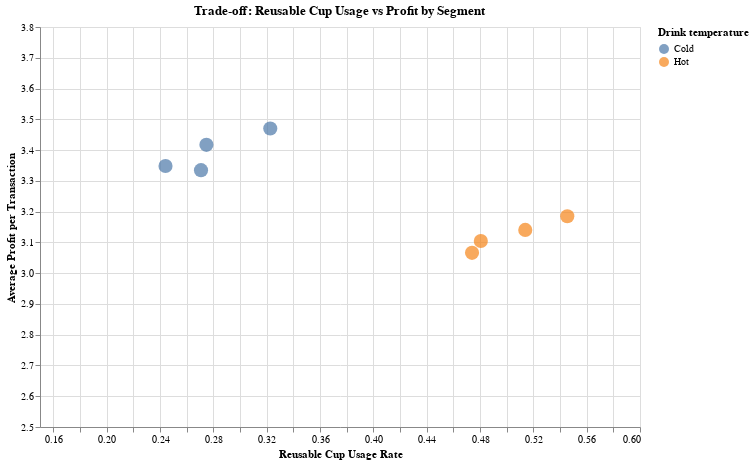

The notebook cell saved with this chart:
### Code cell
alt.Chart(summary).mark_circle(size=200).encode(
    x=alt.X('own_cup_rate:Q', title='Reusable Cup Usage Rate').scale(domain=(0.15, 0.6)),
    y=alt.Y('avg_profit:Q', title='Average Profit per Transaction').scale(domain=(2.5, 3.8)),
    color=alt.Color('drink_temperature:N', title='Drink temperature'),
    shape='transaction_type:N',
    tooltip=[
        'time_of_day',
        'transaction_type',
        'drink_temperature',
        'own_cup_rate',
        'avg_profit',
        'total_orders'
    ]
).properties(
    title="Trade-off: Reusable Cup Usage vs Profit by Segment",
    width=600,
    height=400
)

### Figure 1 — Vega specification as saved in the notebook (floating-point values rounded to 4 significant figures)
{"$schema": "https://vega.github.io/schema/vega/v5.json", "data": [{"name": "source_0", "values": [{"avg_profit": 3.335, "drink_temperature": "Cold", "own_cup_rate": 0.2708, "time_of_day": "Afternoon", "total_orders": 1433, "transaction_type": "Dine-in"}, {"avg_profit": 3.066, "drink_temperature": "Hot", "own_cup_rate": 0.474, "time_of_day": "Afternoon", "total_orders": 3002, "transaction_type": "Dine-in"}, {"avg_profit": 3.47, "drink_temperature": "Cold", "own_cup_rate": 0.3227, "time_of_day": "Afternoon", "total_orders": 2538, "transaction_type": "Takeout"}, {"avg_profit": 3.185, "drink_temperature": "Hot", "own_cup_rate": 0.5455, "time_of_day": "Afternoon", "total_orders": 5388, "transaction_type": "Takeout"}, {"avg_profit": 3.348, "drink_temperature": "Cold", "own_cup_rate": 0.2441, "time_of_day": "Morning", "total_orders": 2044, "transaction_type": "Dine-in"}, {"avg_profit": 3.105, "drink_temperature": "Hot", "own_cup_rate": 0.4806, "time_of_day": "Morning", "total_orders": 4128, "transaction_type": "Dine-in"}, {"avg_profit": 3.417, "drink_temperature": "Cold", "own_cup_rate": 0.2748, "time_of_day": "Morning", "total_orders": 3828, "transaction_type": "Takeout"}, {"avg_profit": 3.141, "drink_temperature": "Hot", "own_cup_rate": 0.514, "time_of_day": "Morning", "total_orders": 8100, "transaction_type": "Takeout"}]}, {"name": "source_0_color_domain_drink_temperature", "values": [{"drink_temperature": "Cold"}, {"drink_temperature": "Hot"}]}], "marks": [{"type": "symbol", "name": "marks", "from": {"data": "source_0"}, "encode": {"update": {"fill": {"field": "drink_temperature", "scale": "color"}, "y": {"field": "avg_profit", "scale": "y"}, "shape": {"value": "circle"}, "size": {"value": 200}, "x": {"field": "own_cup_rate", "scale": "x"}, "opacity": {"value": 0.7}, "tooltip": {"signal": "{\"time_of_day\": isValid(datum[\"time_of_day\"]) ? datum[\"time_of_day\"] : \"\"+datum[\"time_of_day\"], \"transaction_type\": isValid(datum[\"transaction_type\"]) ? datum[\"transaction_type\"] : \"\"+datum[\"transaction_type\"], \"drink_temperature\": isValid(datum[\"drink_temperature\"]) ? datum[\"drink_temperature\"] : \"\"+datum[\"drink_temperature\"], \"own_cup_rate\": format(datum[\"own_cup_rate\"], \"\"), \"avg_profit\": format(datum[\"avg_profit\"], \"\"), \"total_orders\": format(datum[\"total_orders\"], \"\")}"}}}, "style": ["circle"]}], "scales": [{"name": "x", "type": "linear", "domain": [0.15, 0.6], "range": [0, {"signal": "width"}], "zero": false}, {"name": "y", "type": "linear", "domain": [2.5, 3.8], "range": [{"signal": "height"}, 0], "zero": false}, {"name": "color", "type": "ordinal", "domain": {"data": "source_0_color_domain_drink_temperature", "field": "drink_temperature", "sort": true}, "range": "category"}], "axes": [{"scale": "x", "labels": false, "orient": "bottom", "maxExtent": 0, "ticks": false, "tickCount": {"signal": "ceil(width/40)"}, "aria": false, "zindex": 0, "gridScale": "y", "domain": false, "minExtent": 0, "grid": true}, {"scale": "y", "ticks": false, "gridScale": "x", "aria": false, "labels": false, "orient": "left", "domain": false, "minExtent": 0, "grid": true, "tickCount": {"signal": "ceil(height/40)"}, "maxExtent": 0, "zindex": 0}, {"scale": "x", "tickCount": {"signal": "ceil(width/40)"}, "title": "Reusable Cup Usage Rate", "zindex": 0, "labelOverlap": true, "labelFlush": true, "orient": "bottom", "grid": false}, {"scale": "y", "orient": "left", "zindex": 0, "grid": false, "tickCount": {"signal": "ceil(height/40)"}, "title": "Average Profit per Transaction", "labelOverlap": true}], "title": {"text": "Trade-off: Reusable Cup Usage vs Profit by Segment", "frame": "group"}, "height": 400, "style": "cell", "legends": [{"title": "Drink temperature", "fill": "color", "symbolType": "circle", "encode": {"symbols": {"update": {"opacity": {"value": 0.7}}}}}], "background": "white", "width": 600, "padding": 5}
